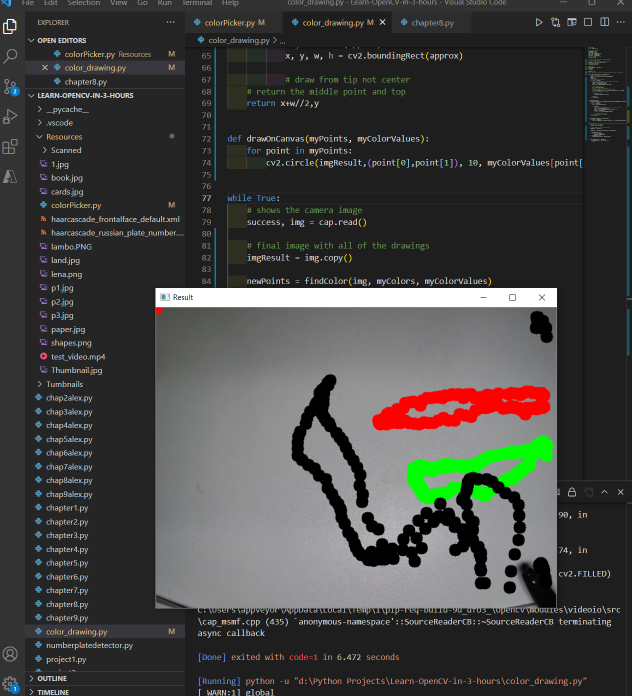
#> input picture Project Pictures/marker drawing.PNG, 1263 x 1392 px, given in place of the camera (shown at 1/2 size)
$ python color_drawing.py
#> lines starting #> are read from the running program, lines starting #| are printed output that depends on the picture; after the words box and inside, x2 and y2 are one past the last pixel; in counts of white or black regions, pixels touching at a corner belong together
#> further down, img is the input picture: shape (1392, 1263, 3); mean B, G, R 65.4, 67.2, 67.3
import cv2
import numpy as np

# sets the fram size
frameWidth = 640
frameHeight = 480
cap = cv2.VideoCapture(0)
cap.set(3, frameWidth)
cap.set(4, frameHeight)
# ID for brightness is 10
cap.set(10,150)

# figure out my colors in a stable enviroment
# first is green marker
# second is red, and third is black marker
myColors = [[57,117,22,89,255,174],
[0,149,53,4,235,128],
[0,0,0,179,173,12]]

#BGR values
myColorValues = [[0,255,0],
[0,0,255],
[0,0,0]]

myPoints = []
#[x,y, colorId] x and y are coordinates and color ID is color values

def findColor(img, myColor, myColorValue):
    # finds the edges in the image
    imgHSV = cv2.cvtColor(img, cv2.COLOR_BGR2HSV)
#> imgHSV: shape (1392, 1263, 3); mean H, S, V 52.1, 14.2, 72.1
    count = 0
    newPoints = []
    # show window for each color
    for color in myColor:
        # creating a mask that is in the range of the colors
        lower = np.array(color[0:3])
        upper = np.array(color[3:6])
        mask = cv2.inRange(imgHSV,lower,upper)

        # get the Contours
        x,y = getContours(mask)
        # draw a circle around the point
        # image to draw it too, center, radion, color
        cv2.circle(imgResult,(x,y), 10, myColorValue[count], cv2.FILLED)
        #cv2.imshow(str(color[1]), mask)

        if x!=0 and y!=0:
            newPoints.append([x,y,count])

        count += 1
#> this loop made 3 passes
#> (contours in getContours, x, y) on passes 1 to 2: (490 contours, all with area under 20, 0, 0), (1179 contours, all with area under 20, 0, 0)
#> (x, y) on pass 3: (1083, 623)
#> pass 1, in findColor, `mask = cv2.inRange(imgHSV,lower,upper)`:
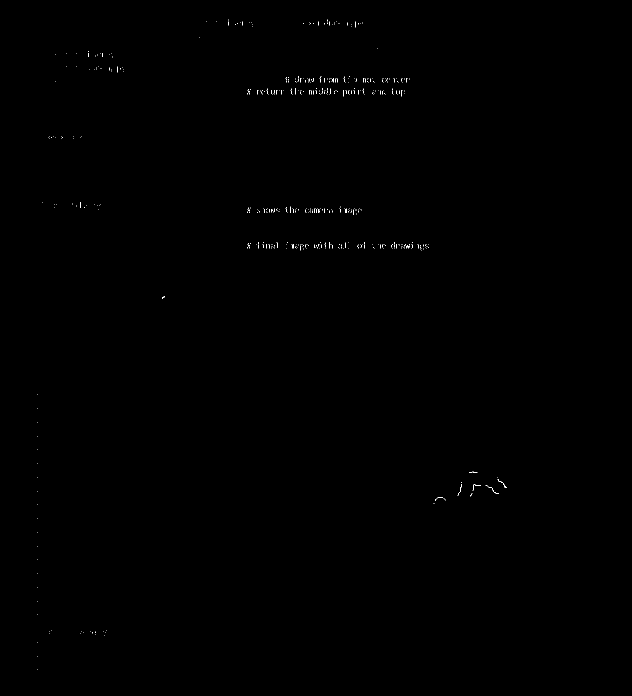
#> mask: shape (1392, 1263) (shown at 1/2 size); 0.1% white in thin lines or dots, all inside (x1, y1, x2, y2) = (74, 39, 1014, 1340)
#> pass 2, in findColor, `mask = cv2.inRange(imgHSV,lower,upper)`:
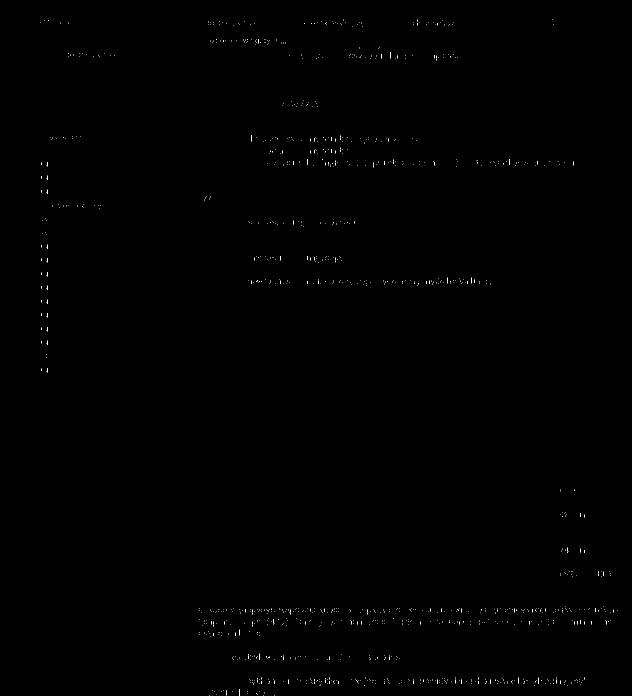
#> mask: shape (1392, 1263) (shown at 1/2 size); 0.13% white in thin lines or dots, all inside (x1, y1, x2, y2) = (81, 38, 1236, 1392)
#> pass 3, in findColor, `mask = cv2.inRange(imgHSV,lower,upper)`:
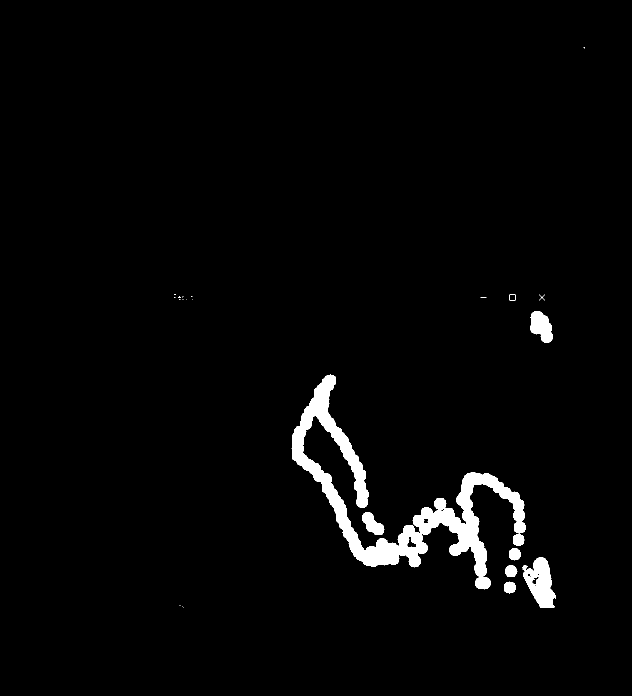
#> mask: shape (1392, 1263) (shown at 1/2 size); 2.5% white; 26 white regions (16 under 20 px), largest, box (x1, y1, x2, y2) and area: (583, 748, 1051, 1153) 34752, (1045, 1115, 1112, 1215) 3903, (1060, 622, 1106, 686) 1926
#> after the loop: imgResult: shape (1392, 1263, 3); 0.02% of pixels changed, all inside (x1, y1, x2, y2) = (0, 0, 1094, 631)
#> after the loop, count = 3; newPoints = [[1083, 623, 2]]
    return newPoints


def getContours(img):
    contours,hierarchy = cv2.findContours(img,cv2.RETR_EXTERNAL,cv2.CHAIN_APPROX_NONE)
    x, y, w, h = 0,0,0,0
    for cnt in contours:
        area = cv2.contourArea(cnt)

        if area>500:
            #cv2.drawContours(imgResult, cnt, -1, (255, 0, 0), 3)
            peri = cv2.arcLength(cnt,True)
            approx = cv2.approxPolyDP(cnt,0.02*peri,True)
            objCor = len(approx)
            x, y, w, h = cv2.boundingRect(approx)

            # draw from tip not center
    # return the middle point and top
    return x+w//2,y


def drawOnCanvas(myPoints, myColorValues):
    for point in myPoints:
        cv2.circle(imgResult,(point[0],point[1]), 10, myColorValues[point[2]], cv2.FILLED)


while True:
    # shows the camera image
    success, img = cap.read()

    # final image with all of the drawings
    imgResult = img.copy()

    newPoints = findColor(img, myColors, myColorValues)
#> newPoints = [[1083, 623, 2]]

    if len(newPoints)!=0:
        for newP in newPoints:
            myPoints.append(newP)
#> this loop made 1 pass
#> after the loop, myPoints = [[1083, 623, 2]]
    if len(newPoints)!=0:
        drawOnCanvas(myPoints, myColorValues)
#> the loop in drawOnCanvas, `for point in myPoints:` made 1 pass


    cv2.imshow("Result", imgResult)
    if cv2.waitKey(1) & 0xFF == ord('q'):
#> (key q is pressed here)
        break
